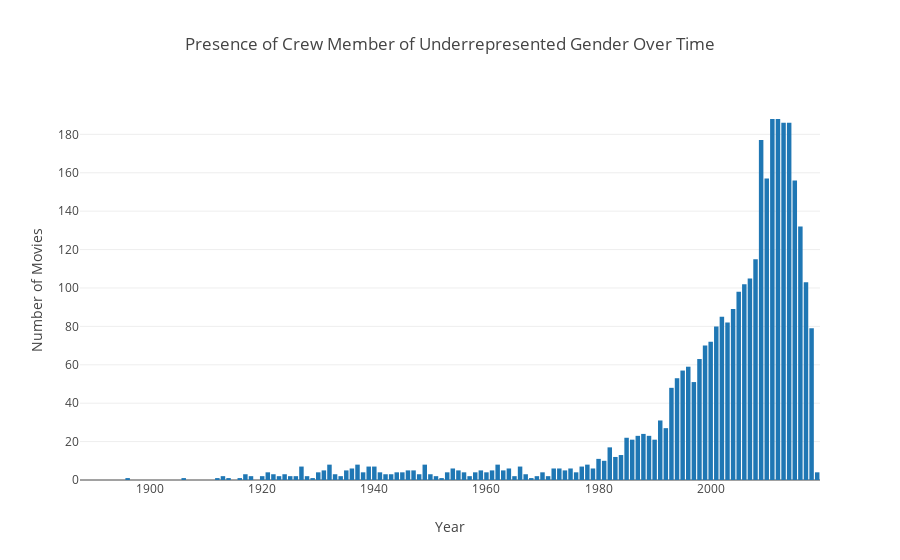

The code cell stored with this chart in its notebook:
### Code cell
trace = go.Bar(
            x=[year for year in presence_of_ur_gender_by_year.index],
            y=[count for count in presence_of_ur_gender_by_year.values]
)
data = [trace]    
layout = go.Layout(title="Presence of Crew Member of Underrepresented Gender Over Time", xaxis=dict(title="Year"), 
                   yaxis=dict(title="Number of Movies"))

fig = go.Figure(data=data, layout=layout)
iplot(fig)

### Figure 1 — Plotly figure (JSON) as saved in the notebook; plotly's stock layout.template omitted (floating-point values rounded to 4 significant figures)
{"data": [{"type": "bar", "uid": "f8c8e9c9-44a1-489b-98cc-d7685b0bbbb2", "x": [1888, 1892, 1895, 1896, 1898, 1899, 1900, 1901, 1902, 1903, 1904, 1905, 1906, 1907, 1908, 1909, 1910, 1912, 1913, 1914, 1915, 1916, 1917, 1918, 1919, 1920, 1921, 1922, 1923, 1924, 1925, 1926, 1927, 1928, 1929, 1930, 1931, 1932, 1933, 1934, 1935, 1936, 1937, 1938, 1939, 1940, 1941, 1942, 1943, 1944, 1945, 1946, 1947, 1948, 1949, 1950, 1951, 1952, 1953, 1954, 1955, 1956, 1957, 1958, 1959, 1960, 1961, 1962, 1963, 1964, 1965, 1966, 1967, 1968, 1969, 1970, 1971, 1972, 1973, 1974, 1975, 1976, 1977, 1978, 1979, 1980, 1981, 1982, 1983, 1984, 1985, 1986, 1987, 1988, 1989, 1990, 1991, 1992, 1993, 1994, 1995, 1996, 1997, 1998, 1999, 2000, 2001, 2002, 2003, 2004, 2005, 2006, 2007, 2008, 2009, 2010, 2011, 2012, 2013, 2014, 2015, 2016, 2017, 2018, 2019], "y": [0, 0, 0, 1, 0, 0, 0, 0, 0, 0, 0, 0, 1, 0, 0, 0, 0, 1, 2, 1, 0, 1, 3, 2, 0, 2, 4, 3, 2, 3, 2, 2, 7, 2, 1, 4, 5, 8, 3, 2, 5, 6, 8, 4, 7, 7, 4, 3, 3, 4, 4, 5, 5, 3, 8, 3, 2, 1, 4, 6, 5, 4, 2, 4, 5, 4, 5, 8, 5, 6, 2, 7, 3, 1, 2, 4, 2, 6, 6, 5, 6, 4, 7, 8, 6, 11, 10, 17, 12, 13, 22, 21, 23, 24, 23, 21, 31, 27, 48, 53, 57, 59, 51, 63, 70, 72, 80, 85, 82, 89, 98, 102, 105, 115, 177, 157, 188, 188, 186, 186, 156, 132, 103, 79, 4]}], "layout": {"autosize": true, "title": {"text": "Presence of Crew Member of Underrepresented Gender Over Time"}, "xaxis": {"autorange": true, "range": [1888.0, 2020.0], "title": {"text": "Year"}, "type": "linear"}, "yaxis": {"autorange": true, "range": [0, 197.9], "title": {"text": "Number of Movies"}, "type": "linear"}}}
